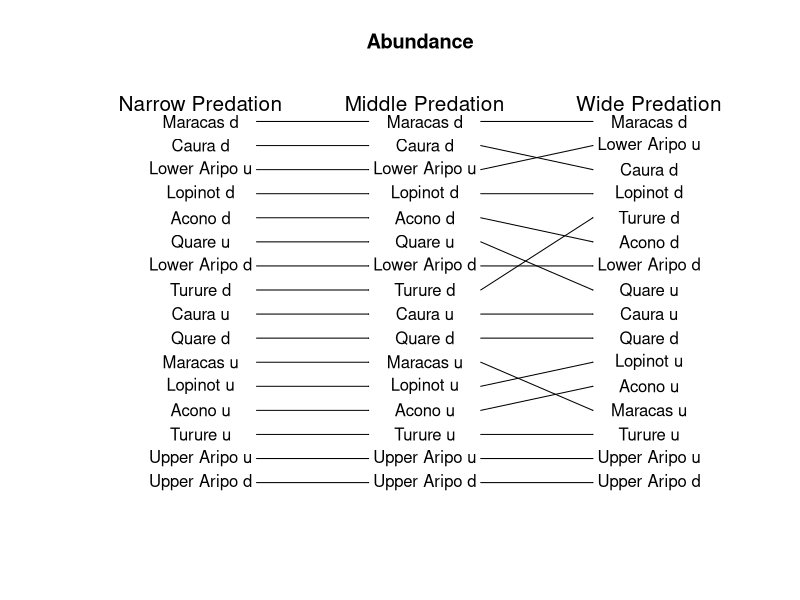

Generate this figure with R:
## ---- chunk 1
###Making a plot of how high pressure predation sites are when measured in 
#different levels of predation ABUNDANCE

setwd("C:\\Users\\faj\\Documents\\OneDrive for Business\\research\\FishPredation\\Data")

library(dplyr)
library(tidyr)
library(ggplot2)
library(lme4)


#preparing data 

fishDataAll <- read.csv("Fish data June 2017.csv")
head(fishDataAll)
str(fishDataAll)
levels(fishDataAll$species)
selectMonths <- c("07", "08")# i am selecting out these months because then i can use the last timepoint 

group12 <- c("Hoplias malabaricus", "Crenicichla frenata", "Gymnotus carapo", "Anablepsoides hartii",
			"Cichlasoma taenia", "Cichlasoma taenia", "Corynopoma riisei", "Roeboides dientonito", 
			"Agonostomus monticola", "Rhamdia quelen", "andinoacara pulcher", "Hemigrammus unilineatus")



#select data from only the July and Auguest, and remove first year 
SelectData <- fishDataAll %>% 
	separate(date, c("Day", "Month", "Year"), sep = "/") %>%
	filter(Year != 2010)%>%
	filter(Month %in% selectMonths)

fishData <- data.frame(SelectData)

fishData$AbundanceAll <- fishData$numbercaught + fishData$numberseen

#calculating percentage biomass so i can incude years with 0 abundance

fishData$TotBiomass <- (fishData$numbercaught + fishData$numberseen)* fishData$weight
TotBioSite<- fishData %>% 
	group_by(site, Year) %>%
	summarise(BiomasSiteSum = sum(TotBiomass, na.rm=TRUE))
siteBiomass <- data.frame(TotBioSite)


#Narrow Predation data
#-------------------------
predatorsAbN <- fishData %>% 
	filter(species == "Hoplias malabaricus" | species == "Crenicichla frenata")  %>%
	group_by(site, Year) %>%
	summarise(AbundanceSum = sum(AbundanceAll))

predatorsAb <- data.frame(predatorsAbN)
predatorsAb$Year <- as.numeric(predatorsAb$Year)

#add the total site biomass data, just to i can identify sites with no predators 
FishDataTotAb <- merge(siteBiomass, predatorsAb, by = c("site" ,"Year"),all=TRUE) # this makes sure i 
#know what years had no predators recoreded in 
FishDataTotAb$AbundanceSum[is.na(FishDataTotAb$AbundanceSum)] <- 0

Narrow <- aggregate(FishDataTotAb$AbundanceSum, list(FishDataTotAb$site), mean, na.rm=TRUE)

orderNarrow <- Narrow[order(Narrow$x),]
head(orderNarrow)

orderNarrow$predOrderN <- c(1:nrow(orderNarrow))

#Middle predation 
#------------------------------

#there are no fsih of species Anablepsoides hartii

#sum abundance per site and year
predatorsAbM <- fishData %>% 
	filter(species == "Hoplias malabaricus" | species == "Crenicichla frenata" | 
		species == "Gymnotus carapo") %>%
	group_by(site, Year) %>%
	summarise(AbundanceSum = sum(AbundanceAll))

predatorsAbMl <- data.frame(predatorsAbM)

predatorsAbMl$Year <- as.numeric(predatorsAbMl$Year)

#add the total site biomass data, just to i can identify sites with no predators 
FishDataTotAbM <- merge(siteBiomass, predatorsAbMl, by = c("site" ,"Year"),all=TRUE) # this makes sure i 
#know what years had no predators recoreded in 
FishDataTotAbM$AbundanceSum[is.na(FishDataTotAbM$AbundanceSum)] <- 0

Middle <- aggregate(FishDataTotAbM$AbundanceSum, list(FishDataTotAbM$site), mean, na.rm=TRUE)

orderMiddle<- Middle[order(Middle$x),]
head(orderMiddle)

orderMiddle$predOrderM <- c(1:nrow(orderMiddle))

#Wide predation 
#------------------------------

#there are no fsih of species Anablepsoides hartii

#sum abundance per site and year
predatorsAbW <- fishData %>% 
	filter(species %in% group12) %>%
	group_by(site, Year) %>%
	summarise(AbundanceSum = sum(AbundanceAll))

predatorsAbWd <- data.frame(predatorsAbW)
predatorsAbWd$Year <- as.numeric(predatorsAbWd$Year)

#add the total site biomass data, just to i can identify sites with no predators 
FishDataTotAbW <- merge(siteBiomass, predatorsAbWd, by = c("site" ,"Year"),all=TRUE) # this makes sure i 
#know what years had no predators recoreded in 
FishDataTotAbW$AbundanceSum[is.na(FishDataTotAbW$AbundanceSum)] <- 0

Wide <- aggregate(FishDataTotAbW$AbundanceSum, list(FishDataTotAbW$site), mean, na.rm=TRUE)

orderWide <- Wide[order(Wide$x),]
head(orderWide)

orderWide$predOrderW <- c(1:nrow(orderWide))


##merge all data 
#-----------------------------

orderNM <- merge(orderNarrow, orderMiddle, by = "Group.1")
orderNMW <- merge(orderNM, orderWide, by = "Group.1")


## ---- chunk 2
plotSetup <- data.frame(cbind(c(1:17),c(20:87))) # data to plot onto emptyp plot
plot(x = plotSetup$X2, y = plotSetup$X1, col="white", axes=FALSE , ylab = " ", xlab = "  ", main = "Abundance")

#plot arrows
arrows(x0 = 36, y0 = orderNMW$predOrderN, x1 = 48, y1 = orderNMW$predOrderM, length = 0.001)
arrows(x0 = 60, y0 = orderNMW$predOrderM, x1 = 72, y1 = orderNMW$predOrderW, length = 0.001)


#plotting text 
text(x = 54, y = orderNMW$predOrderM, labels = orderNMW$Group.1)
text(x = 30, y = orderNMW$predOrderN, labels = orderNMW$Group.1)
text(x = 78, y = orderNMW$predOrderW, labels = orderNMW$Group.1)

text(x = 30, y = 16.75, labels = "Narrow Predation", cex = 1.25)
text(x = 54, y = 16.75, labels = "Middle Predation", cex = 1.25)
text(x = 78, y = 16.75, labels = "Wide Predation", cex = 1.25)

## ---- chunk 3
rownames(orderNMW) <- orderNMW$Group.1
corOrderNMW <- orderNMW[,c(2, 4, 6)] 
names(corOrderNMW ) <- c("Narrow", "Middle", "Wide")
cor(corOrderNMW, method="spearman")
